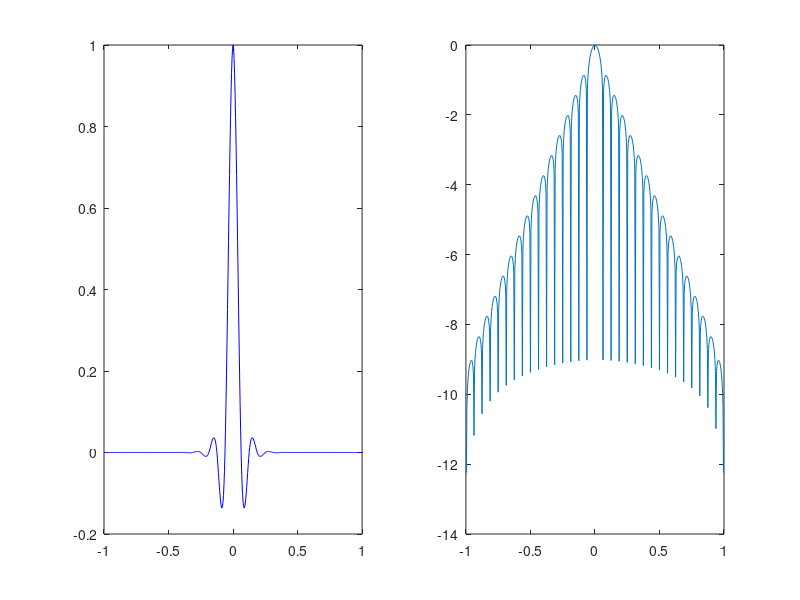

Here is the MATLAB script that generated this plot: (Note: this script raises an error after producing the figure.)
%% 
% This work is regarding solving 1-d wave equation using RPS
% semi-discretization method and analysis corresponding dispersion relation
%%
% Solving 1-d wave equation with RPS semi-discretization method
% Considering 1-d wave equation,
%%
% 	$$ \begin{equation}
% 	\begin{cases}
% 	&u_{tt}- u_{xx} =0,  0\leq x\leq 1, t\in[0,T] \\
% 	& u(x,T)=u_0(x),\, \, 0\leq x\leq 1, \\
% 	& u_t(x,T)=u_1(x),\,\,0\leq x\leq 1,  \\
% 	& u(0,t)=u(1,t)=0, \,\, t\in[0,T],
% 	\end{cases}
% 	\label{wave}
% 	\end{equation} $$
%%
% 	When $(u_0,u_1) \in H_0^1(0,1)\times L^2(0,1)$, it admits a unique solution $u(x,t) \in C^0([0,T],H_0^1(0,1)) \cap C^1([0,T],L^2(0,1))$. 
% 	The energy of solution to \eqref{wave} $E(t)$ 
%%
% 	$$ \begin{equation}
% 	E(t)=\frac{1}{2}\int_{0}^{1} \vert u_x(x,t) \vert^2+ \vert u_t(x,t)\vert^2 dx,
% 	\end{equation} $$
%%
% 	is time conserved .
%% 
% With Hilbert Uniqueness Method, the exact controllability of \eqref{wave} is  equal to the observability of the adjoint \eqref{wave},
% Observability of \eqref{wave} reads as: Given $T\geq 2$, there exist a positive constant $C(T)\geq 0$ such that
%%
% $$ \begin{equation}
%       E(0)\leq C(T) \int_{0}^{T} \vert u_x(1,t) \vert ^2 dt.
% \end{equation} $$
%%
% holds for every solution $u(x,t)$ to adjoint system \eqref{wave}
%%
% RPS semi-discretization of  weak variation formulation  of \eqref{wave} is written as
%%
% 	$$ \begin{equation}
% 	M \frac{d^2 \boldsymbol{u}}{dt^2}=-R\boldsymbol{u},
% 	\label{fem_wave}
% 	\end{equation} $$ 
%%
% where $M_{i,j}:=\int_{-\infty}^{+\infty}\phi_i\phi_j dx$ and $R_{i,j}=\int_{-\infty}^{+\infty}\frac{d}{dx}\phi_i\frac{d}{dx}\phi_j dx $ and  the corresponding $\hat{A}(\omega)$ defined as
%%
% 	 $$ \begin{equation}
%       \hat{A}(\omega)= \frac{R e^{i\omega x_n}}{M e^{i\omega x_n} }.
% 	\end{equation} $$
%%
% As for this problem, the rps basis $\phi_i(x)$ corresponding  $x_i$ is defined by 
%%
% 	$$ \begin{equation}
% 	\phi_i =\left\{
% 	\begin{aligned}
% 	\arg &\min_{v \in H_0^2[-1,1]}  \int_{-1}^{1}(\frac{d^2}{dx^2} v)^2 dx  \\
% 	&s.t.\  v(x_j) = \delta_{i,j},\ \ j = \{1,...,N\}, \\
% 	\end{aligned}
% 	\right.
% 	\label{basis}
% 	\end{equation} $$
%%
% Set up uniform fine mesh and coarse mesh
h = 2^(-8); H=2^(-4); Nbasis=2/H-1;
n = 2/h; N=2/H;
%%
% Construct the stiffness matrix and massive matrix regarding p1 finite
% element on fine mesh and coarse mesh respectively
L = sparse([1:n+1,1:n,2:n+1],[1:n+1,2:n+1,1:n],[2*ones(1,n+1),-ones(1,2*n)]);
LL= sparse([1:N-1,1:N-2,2:N-1],[1:N-1,2:N-1,1:N-2],[2*ones(1,N-1),-ones(1,2*N-4)]);
M = sparse([1:n-1,1:n-2,2:n-1],[1:n-1,2:n-1,1:n-2],[2/3*h*ones(1,n-1),1/6*h*ones(1,2*n-4)]);
MM = sparse([1:N-1,1:N-2,2:N-1],[1:N-1,2:N-1,1:N-2],[2/3*H*ones(1,N-1),1/6*H*ones(1,2*N-4)]);
L=1/h*L;
LL=1/H*LL;
%%
% Construct the discrete energy $\|-div(a\nabla \cdot)\|$
temp = L(:,2:end-1);
boundary = L([1,end],2:end-1);
A = temp'*temp+100*(boundary')*boundary;
%%
% Matrix corresponding  pointwise constrains
B = eye(n-1,n-1);
B = B(H/h*[1:Nbasis],:);
%%
% Solve the rps basis by solving the optimization problems 
Psi = zeros(n-1,Nbasis);
for i = 1:size(B,1)
ei = zeros(Nbasis,1); 
ei(i,1) = 1;
Psi(:,i) = A\(B'*((B*inv(A)*B')\ei));
end
%%
% plot the basis and log scale of basis
clf
subplot(1,2,2);
plot(-1+h:h:1-h,log10(abs(Psi(:,16))));
subplot(1,2,1);
plot(-1:h:1,[0;Psi(:,16);0],'b');
%% 
% Set up the time interval, time step, source term $f=0$
T=1;J=10000;f=zeros(length(A),1);
%%
% Set up the concentration parameter of inital data $\gamma$, frequency $\xi$
% and generate fine grids $x$ and the initial data defined on them
gamma=H^(-1.8); xi=3/4*pi; x=-1+h:h:1-h; 
ui=exp(-gamma*(x).^2/2).*cos(xi*x/H);
uti=-gamma*(x).*exp(-gamma*(x).^2/2).*cos(xi*x/H)-xi/H.*exp(-gamma*(x).^2/2).*sin(xi*x/H);
%%  
% Solve the wave equation on fine mesh as a approximation of analytical
% solution, which will be used then as a reference of rps solution 
[u,ut] =  ODEsolver(M,L(2:end-1,2:end-1),ui,uti,f,T,J,M);
[X,Y]=meshgrid(-1+h:h:1-h,0:T/J:T);
clf, pcolor(X,Y,u') ;shading interp ; colorbar; 
title('finemesh solution')
%% 
% Solve the wave equation on coarsemesh using RPS method
xc=x(H/h*[1:Nbasis]);
Mc=Psi'*M*Psi; Lc=Psi'*L(2:end-1,2:end-1)*Psi;  
uci=exp(-gamma*(xc).^2/2).*cos(xi*xc/H);
utci=-gamma*(xc).*exp(-gamma*(xc).^2/2).*cos(xi*xc/H)-xi/H.*exp(-gamma*(xc).^2/2).*sin(xi*xc/H);
fc=zeros(length(Lc),1);
[uc,uct]=ODEsolver(Mc,Lc,uci,utci,fc,T,J,Mc);
clf, pcolor(X,Y,(Psi*uc)');shading interp ; colorbar; 
title('coarsemesh solution with rps basis')

%%
% Solve the wave equation on coarsemesh using p1 fem 
[uuc,uuct]=ODEsolver(MM,LL,uci,utci,fc,T,J,MM);
[XX,YY]=meshgrid(-1+H:H:1-H,0:T/J:T);
clf, pcolor(XX,YY,uuc'); shading interp ; colorbar; 
title('coarsemesh solution with linear basis')

%%
% *Plot the disperation relation of RPS-semi descretization*
%%
% RPS semi-discretization of  weak variation formulation  of \eqref{wave} is written as
%%
% $$ \begin{equation}
%    M \frac{d^2 \boldsymbol{u}}{dt^2}=-R\boldsymbol{u}
% \end{equation} $$

%%
% where $M_{i,j}:=\int_{-\infty}^{+\infty}\phi_i\phi_j dx$ and $R_{i,j}=\int_{-\infty}^{+\infty}\frac{d}{dx}\phi_i\frac{d}{dx}\phi_j dx $ and 
% the corresponding $\hat{A}(\omega)$ defined as
%%
% $$  \begin{equation}
% \hat{A}(\omega)= \frac{R e^{i\omega x_n}}{M e^{i\omega x_n} }.
% 	\end{equation} $$
%%
% Since there's no explicit formulation for matrix $M$ and $R$, We can
% only calculate the fourier symbol of $M$ and $R$ numerically. Assuming
% the matrix $M$ is symmetric and toplitze and dimension $N$ of $M$ being a odd number, then fourier symbol of $M$
%   could be written as
%%
% $$ \begin{equation}
% \hat{M}(\omega)= M_{(N+1)/2,(N+1)/2}-2\sum_{i=1}^{(N+1)/2-1}M_{(N+1)/2,i}cos(i\omega h ),\ \omega h = 0,\frac{1}{N+1}\pi,..., 2\pi.
% \end{equation} $$
%%
% For example, let $M$  be mass matrix corresponding p1
% finite element semi-descretization. the fourier symbol of $M$ is 
%%
% $$ \begin{equation}
% \hat{M}(\omega)=2/3+1/3cos(\omega h)
%  \end{equation} $$
%%
% Construct the discrete $cos(i\omega h)$ with $\omega h$ sampled at 1000
% points at interval $[0,2\pi]$
f = cell(N/2);
f{1} = @(x) 1;
for i =1:N/2-1
    f{i+1} = @(x)2*cos(i*x);
end
f = flip(f);

Matrix_cos=zeros(N/2,1000);
for i=1:N/2
    xx=linspace(0.1,2*pi,1000);
    Matrix_cos(i,:)=arrayfun(f{i},xx);
end
%%
% Calculate the fourier symbol of $M$ and $R$
M_symbol = 1/H*Mc(1/H,1:N/2)*Matrix_cos;
R_symbol = H*Lc(1/H,1:N/2)*Matrix_cos./xx.^2;
%%
% Plot the numerical phase velocity for sinusoidal solution and compare
% it with the ones for FDM and FEM
hold on 
phaseVelocity = R_symbol.^(1/2)./M_symbol.^(1/2);
clf, plot(xx,phaseVelocity)
% for p1 FEM
hold on 
p1PhaseV = sin(xx/2)./xx*2.*(2/3+1/3*cos(xx)).^(-1/2);
plot(xx,p1PhaseV)
% for FDM
hold on 
fdmPhaseV = sin(xx/2)./xx*2;
plot(xx,fdmPhaseV)
%
ax=gca; ax.XTick = ([ 0 1/2*pi 5/6*pi pi 2*pi]);
ax.XTickLabel =({'0','1/2\pi','5/6*\pi','\pi','2\pi'});
xlabel('\omega*H')
legend('RPS','P1 FEM','FDM')
%%
% Plot the numerical group velocity for sinusoidal solution and compare
% it with the ones for FDM and FEM
groupVelocity = diff(phaseVelocity)/((2*pi-0.1)/999).*xx(1:length(xx)-1)+phaseVelocity(1:length(xx)-1);
clf, plot(xx(1:length(groupVelocity)),groupVelocity)
% for p1 FEM
hold on 
p1GroupV = diff(p1PhaseV)/((2*pi-0.1)/999).*xx(1:length(xx)-1)+p1PhaseV(1:length(xx)-1);
plot(xx(1:length(xx)-1),p1GroupV)
% for FDM
hold on 
fdmGroupV = diff(fdmPhaseV)/((2*pi-0.1)/999).*xx(1:length(groupVelocity))+fdmPhaseV(1:length(groupVelocity));
plot(xx(1:length(groupVelocity)),fdmGroupV)
% for ecact group velocity
hold on 
plot(xx, ones(length(xx)),'LineStyle','--')
%
ax=gca; 
ax.XTick=([ 0 1/2*pi 5/6*pi pi 2*pi]);
ax.XTickLabel =({'0','1/2\pi','5/6*\pi','\pi','2\pi'});
ax.XLim=[0 pi];
xlabel('\omega*H')
legend('RPS','P1 FEM','FDM','exact')
%% 
% Plot the numerical disperation relation
% Disperation relation for RPS semi-discretizaton
diperss = phaseVelocity.*xx;
%%
clf
hold on
plot(xx,diperss)
% for P1 FEM
hold on, plot(xx,2*sin(xx/2).*(2/3+1/3*cos(xx)).^(-1/2));
% for FDM
hold on , plot(xx,2*sin(xx./2))
% for exact one
hold on , plot(xx,xx,'LineStyle','--')
ax=gca; 
ax.XTick=([ 0 1/2*pi 5/6*pi pi 2*pi]);
ax.XTickLabel =({'0','1/2\pi','5/6*\pi','\pi','2\pi'});
ax.XLim=[0 pi];
xlabel('\omega*H')
legend('RPS','P1 FEM','FDM','exact')
